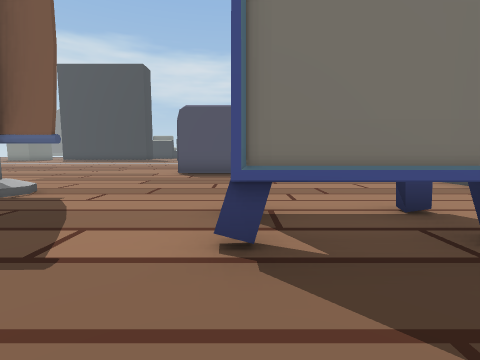
view 1 (above)

24 first-person views from a walk through a Unity game level. The camera is 1.4 m above the floor, tilts 6° down and sees 85° across. The floor is counted in squares, 1.8 m on a side. Each view is taken from the middle of a square. On the plan, view 1 faces up. The plan holds only what a view shows up to about 10 squares ahead; the rest is blank. The place goes on beyond the plan. The player is left out. Some animated figures are not drawn.

view 2
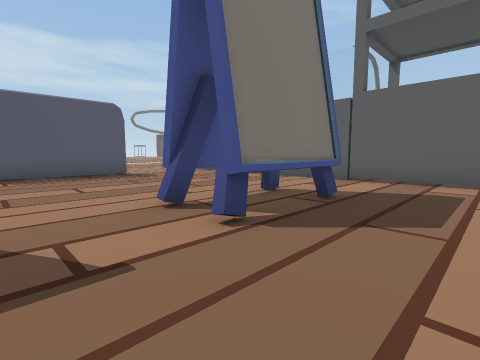

view 3
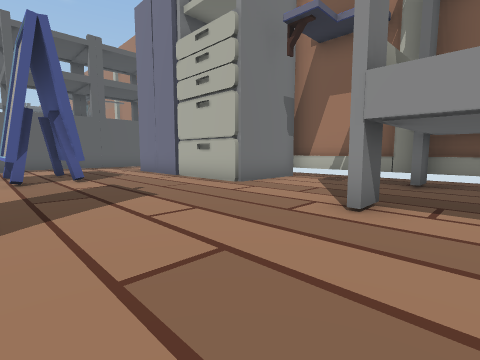

view 4
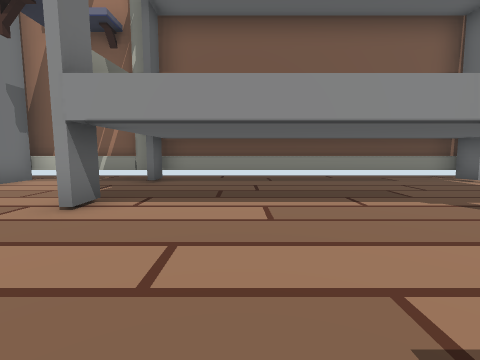

view 5
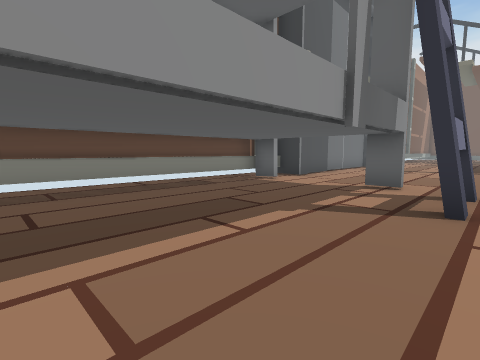

view 6
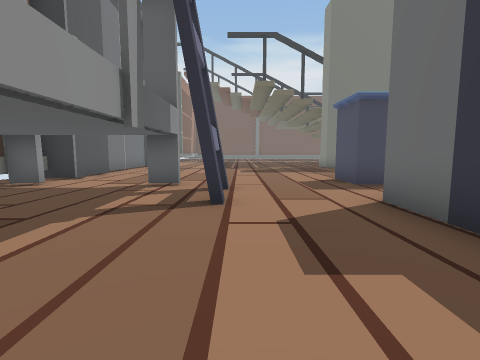

view 7
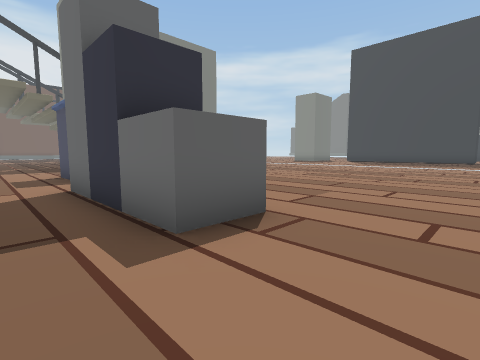

view 8
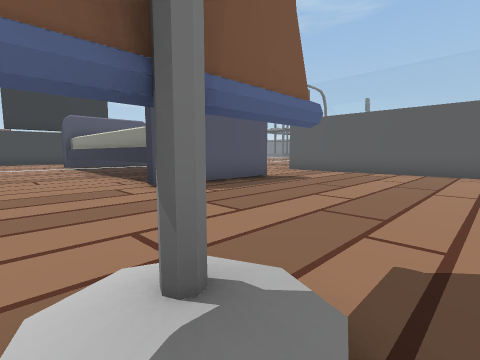

view 9
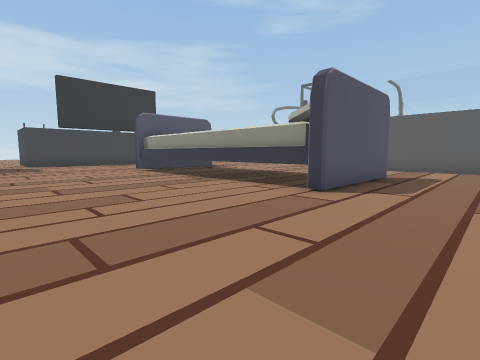

view 10
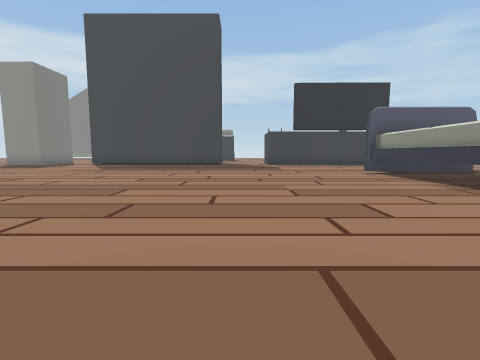

view 11
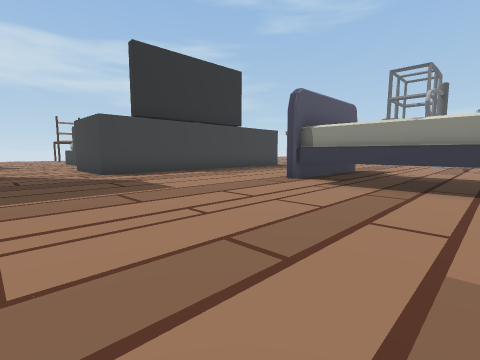

view 12
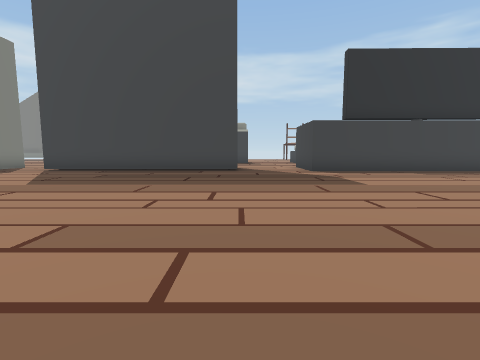

view 13
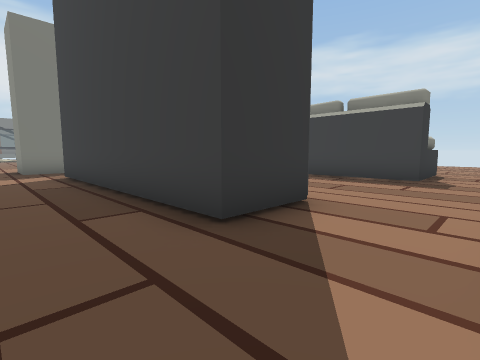

view 14
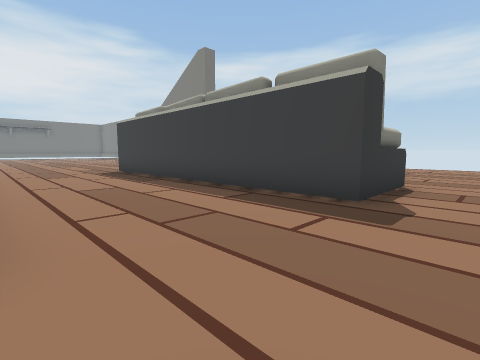

view 15
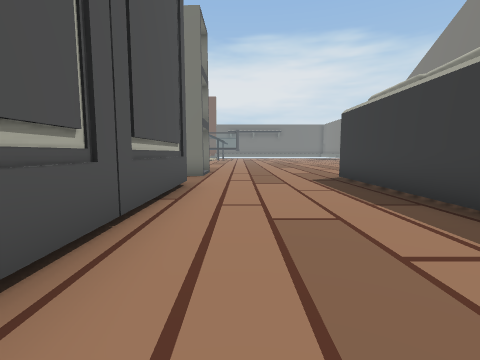

view 16
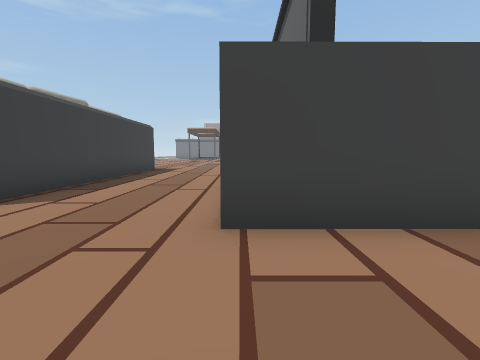

view 17
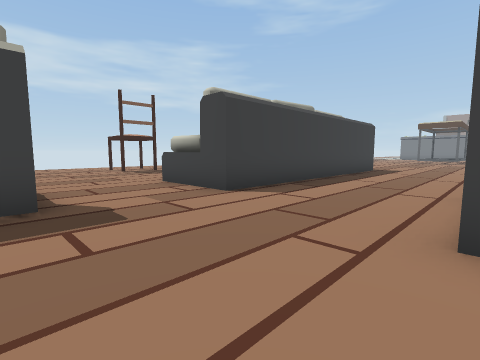

view 18
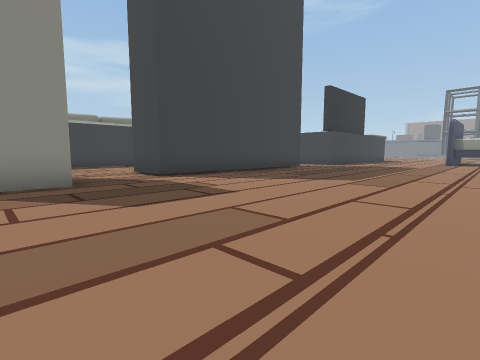

view 19
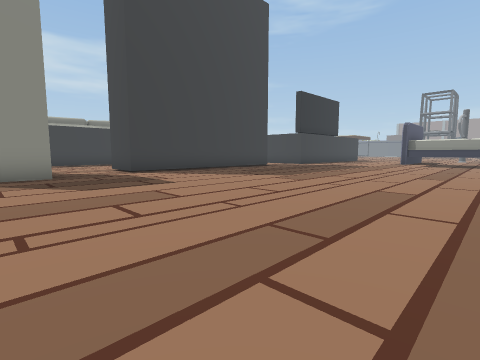

view 20
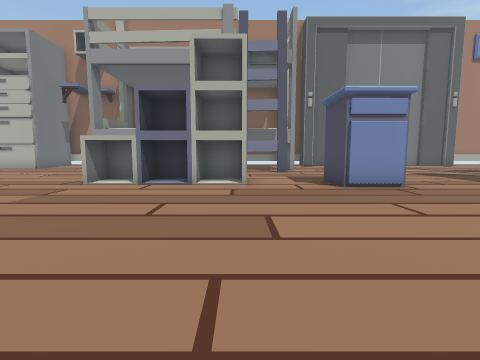

view 21
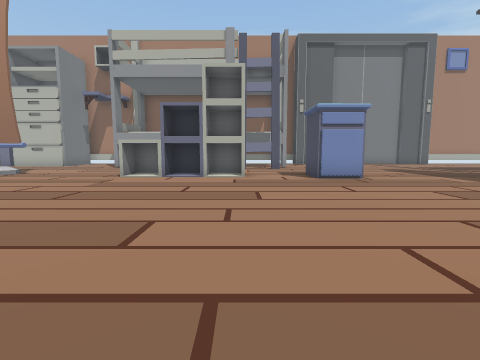

view 22
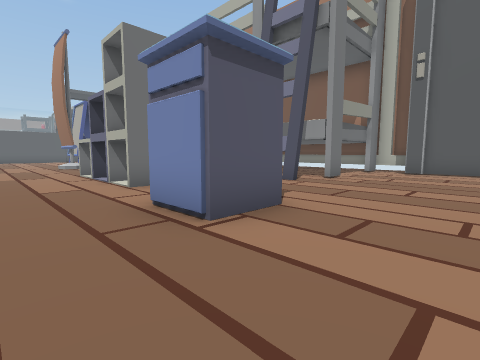

view 23
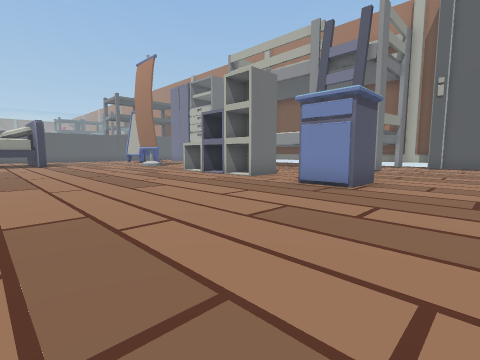

view 24
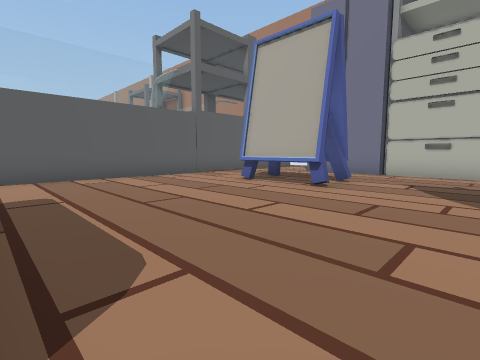

### Floor plan
Key: @ floor where view 1 was taken; # wall or solid block; . main floor; : floor 0.25 m higher than the main floor; / step, stairs or slope; N nightstand.
Columns run from 19 left of view 1 to 6 right of it. Each row starts with its distance up from view 1.
 30            #:::#
 29 ::##########:::#######
 28 :::::::::::::::::::::::
 27 ::::::::::::::::::::::::
 26 ::::::::::::::::::::::::
 25 ::::::::::::::#/
 24  #::########::#
 23  #::########::#######
 22 ##::::::::::::::::::
 21 :::::::::::::::::::
 20 :::::::::::::::::::
 19 :::::::::::::::::::
 18 :::::::::::::::::####:
 17 :::::::::::::::::#   ::
 16 .................#   ...
 15 .................#   ...
 14 .................#
 13      ............#
 12 .................#
 11 .................#
 10 .................####...
  9 .........................#
  8 .........................#
  7 .........................#
  6 ...N.....................#
  5 ...N..####....#:#........#
  4 .........................#
  3 ...................###...#
  2 .....##............###...#
  1 .........................#
  0 ....#.......#......@.....#
 -1 ................#####
 -2 ................#
 -3  ##.#.......#...#
 -4   ###############

Where each view was taken, in squares from view 1:
view 1: 0 up, 0 right, facing up
view 2: 0 up, 2 left, facing up-right
view 3: 4 up, 8 left, facing down-right
view 4: 4 up, 9 left, facing down
view 5: 2 up, 9 left, facing down-left
view 6: 2 up, 9 left, facing left
view 7: 3 up, 7 left, facing up-left
view 8: 4 up, 5 left, facing up-right
view 9: 7 up, 7 left, facing up-right
view 10: 8 up, 7 left, facing up
view 11: 14 up, 8 left, facing up-right
view 12: 13 up, 8 left, facing up
view 13: 21 up, 6 left, facing up-left
view 14: 25 up, 6 left, facing up-left
view 15: 26 up, 9 left, facing left
view 16: 25 up, 8 left, facing right
view 17: 25 up, 8 left, facing up-right
view 18: 16 up, 19 left, facing up-right
view 19: 14 up, 19 left, facing up-right
view 20: 12 up, 13 left, facing down
view 21: 14 up, 13 left, facing down
view 22: 8 up, 19 left, facing down-right
view 23: 12 up, 19 left, facing down-right
view 24: 9 up, 3 left, facing down-right
